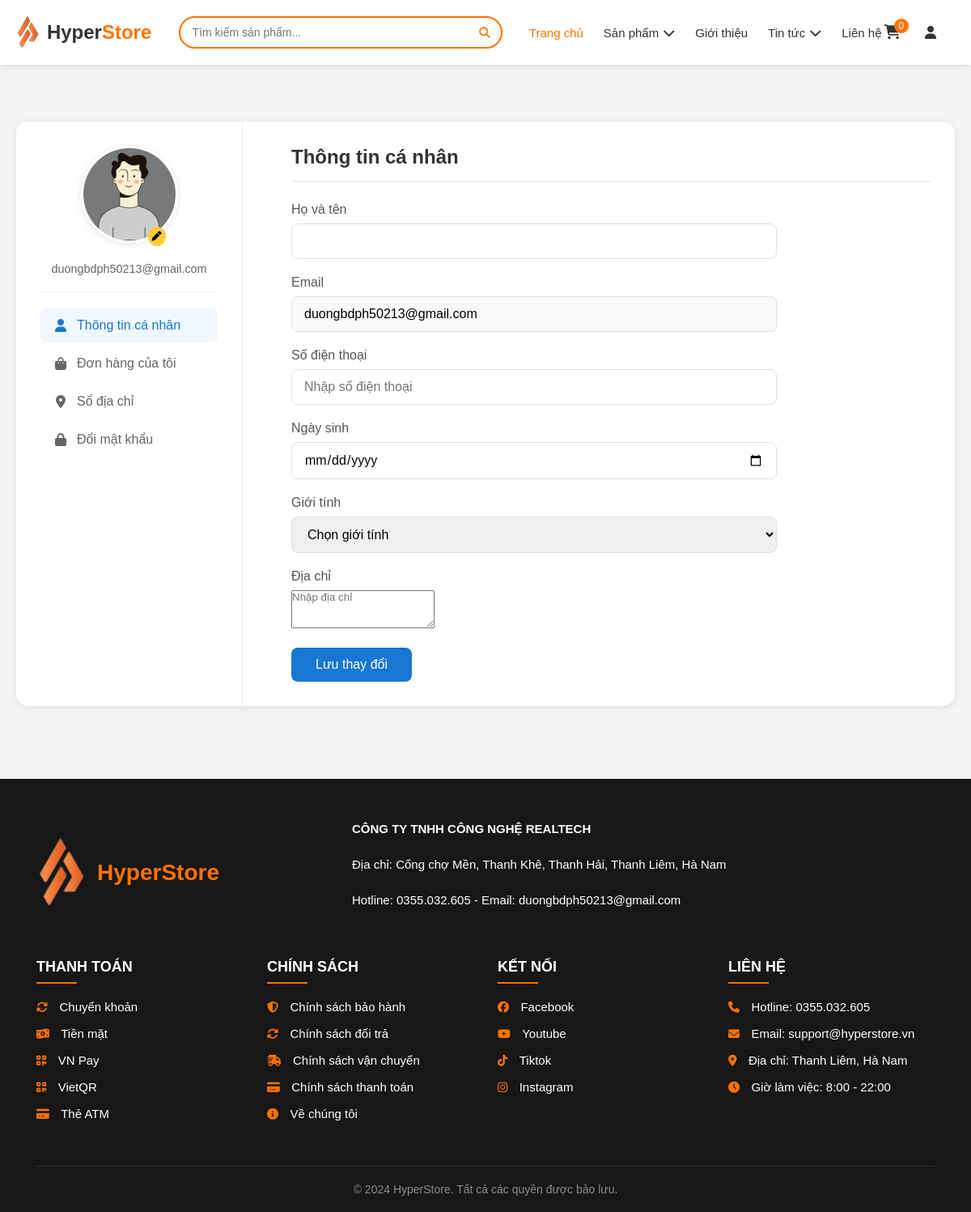
Before: /index.php?action=profile (signed in) with the older database file.
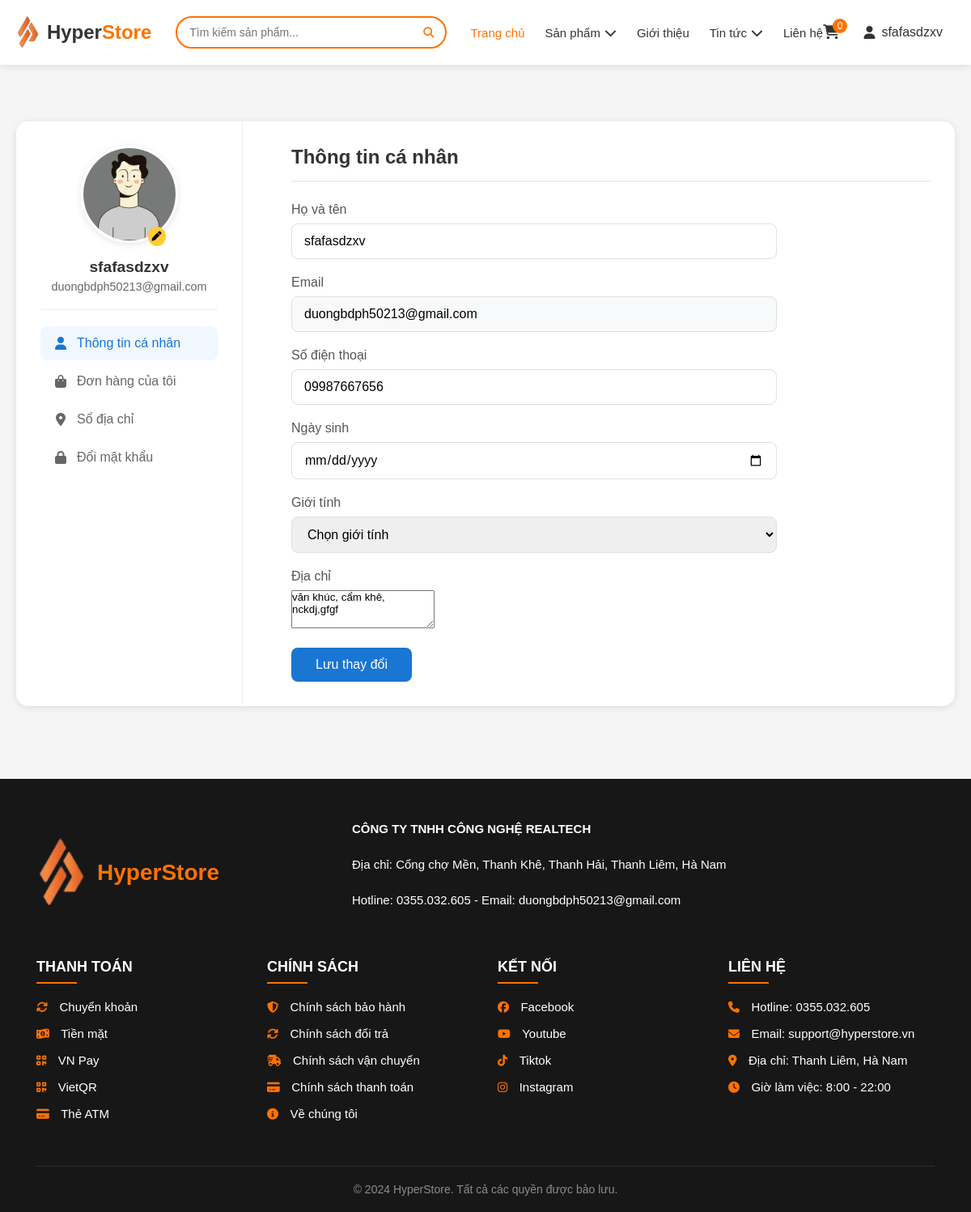
After: the same page with the newer database file.
### tables this page shows
CREATE TABLE `users` (
  `user_id` int(11) NOT NULL,
  `username` varchar(50) NOT NULL,
  `password` varchar(255) NOT NULL,
  `email` varchar(100) NOT NULL,
  `fullname` varchar(100) DEFAULT NULL,
  `phone` varchar(20) DEFAULT NULL,
  `address` text DEFAULT NULL,
  `avatar` varchar(255) DEFAULT NULL,
  `role_id` int(11) DEFAULT NULL,
  `status` tinyint(4) DEFAULT 1,
  `created_at` timestamp NOT NULL DEFAULT current_timestamp(),
  `birthday` date DEFAULT NULL,
  `gender` tinyint(1) DEFAULT NULL COMMENT '0: Nữ, 1: Nam'
);

### client/controllers/profileController.php (called while the page is built, shortened)
<?php
class ProfileController
{
    public static function profileController()
    {
        try {
            $userId = $_SESSION['user_id'];
            $profileModel = new ProfileModel();
            $user = $profileModel->getUserInfo($userId);
            require_once "client/views/profile/profile.php";
        } catch (Exception $e) {
            $_SESSION['error'] = $e->getMessage();
            header('Location: index.php');
            exit;
        }
    }
}

### client/models/profileModel.php (called while the page is built, shortened)
<?php
class ProfileModel extends MainModel
{
    private $db;
    public function __construct()
    {
        global $MainModel;
        $this->db = $MainModel->SUNNY;
    }
    public function getUserInfo($userId)
    {
        try {
            $sql = "SELECT * FROM users WHERE user_id = :userId";
            $stmt = $this->db->prepare($sql);
            $stmt->execute([':userId' => $userId]);
            return $stmt->fetch(PDO::FETCH_ASSOC);
        } catch (PDOException $e) {
            error_log("Error fetching user info: " . $e->getMessage());
            return false;
        }
    }
}

### client/commons/function.php (called while the page is built, shortened)
<?php
class MainModel
{
    public function __construct()
    {
        $this->SUNNY = $this->connect_db();
    }
    public function connect_db()
    {
        try {
            $dsn = "mysql:host=" . DB_HOST . ";dbname=" . DB_NAME;
            $SUNNY = new PDO($dsn, DB_USER, DB_PASS, PDO_OPTIONS);
            return $SUNNY;
        } catch (PDOException $e) {
            error_log("Database Connection Error: " . $e->getMessage());
            throw new Exception("Không thể kết nối đến database");
        }
    }
}
try {
    $MainModel = new MainModel();
} catch (Exception $e) {
    error_log("MainModel initialization error: " . $e->getMessage());
    die("Không thể khởi tạo kết nối database");
}

### client/views/profile/profile.php (the view, shortened to what the changed rows need)
<!DOCTYPE html>
<html lang="vi">
<head>
    <link rel="stylesheet" href="https://cdnjs.cloudflare.com/ajax/libs/font-awesome/6.5.1/css/all.min.css">
    <link rel="stylesheet" href="assets/css/client/profile.css">
</head>
<body>
    <?php include 'client/views/layout/header.php' ?>
    <main>
        <div class="container">
            <div class="profile-wrapper">
                <div class="profile-sidebar">
                    <div class="user-info">
                        <div class="avatar-wrapper">
                            <img id="avatarImage"
                                src="<?= !empty($user['avatar']) ? $user['avatar'] : 'Uploads/User/nam.jpg' ?>"
                                alt="Avatar" class="avatar">
                            <button type="button" class="btn-change-avatar"
                                onclick="document.getElementById('avatarInput').click();"><i
                                    class="fa-solid fa-pen"></i></button>
                        </div>
                        <h3><?= htmlspecialchars($user['fullname'] ?? $user['username']) ?></h3>
                        <p class="email"><?= htmlspecialchars($user['email']) ?></p>
                    </div>
                    <nav class="profile-nav">
                        <a href="#profile" class="active">
                            <i class="fas fa-user"></i>Thông tin cá nhân
                        </a>
                        <a href="index.php?action=orders">
                            <i class="fas fa-shopping-bag"></i>Đơn hàng của tôi
                        </a>
                        <a href="#address">
                            <i class="fas fa-map-marker-alt"></i>Sổ địa chỉ
                        </a>
                        <a href="#password">
                            <i class="fas fa-lock"></i>Đổi mật khẩu
                        </a>
                    </nav>
                </div>
                <div class="profile-content">
                    <div class="content-section" id="profile">
                        <h2>Thông tin cá nhân</h2>
                        <form class="profile-form" action="?action=update-profile" method="POST" enctype="multipart/form-data">
                            <div class="form-group">
                                <label>Họ và tên</label>
                                <input type="text" name="fullname" value="<?= htmlspecialchars($user['fullname'] ?? '') ?>">
                            </div>
                            <div class="form-group">
                                <label>Email</label>
                                <input type="email" value="<?= htmlspecialchars($user['email']) ?>" readonly>
                            </div>
                            <div class="form-group">
                                <label>Số điện thoại</label>
                                <input type="tel" name="phone" value="<?= htmlspecialchars($user['phone'] ?? '') ?>"
                                    placeholder="Nhập số điện thoại">
                            </div>
                            <div class="form-group">
                                <label>Ngày sinh</label>
                                <input type="date" name="birthday"
                                    value="<?= htmlspecialchars($user['birthday'] ?? '') ?>">
                            </div>
                            <div class="form-group">
                                <label>Giới tính</label>
                                <select name="gender">
                                    <option value="">Chọn giới tính</option>
                                </select>
                            </div>
                            <div class="form-group">
                                <label>Địa chỉ</label>
                                <textarea name="address" rows="3"
                                    placeholder="Nhập địa chỉ"><?= htmlspecialchars($user['address'] ?? '') ?></textarea>
                            </div>
                            <button type="submit" class="btn-save">Lưu thay đổi</button>
                        </form>
                    </div>
                </div>
            </div>
        </div>
    </main>
    <?php include 'client/views/layout/footer.php' ?>
</body>
</html>

### client/views/layout/header.php (shortened to what the changed rows need)
<!DOCTYPE html>
<html lang="en">
<head>
    <link rel="stylesheet" href="assets/css/client/header.css">
    <link rel="stylesheet" href="https://cdnjs.cloudflare.com/ajax/libs/font-awesome/6.5.1/css/all.min.css">
</head>
<body>
    <header>
        <div class="header-container">
            <a href="index.php" class="logo">
                <img src="Uploads/Logo/logo.png" alt="Hyper Store">
                <h1>Hyper<span>Store</span></h1>
            </a>
            <div class="search-bar">
                <form action="index.php" method="GET">
                    <input type="text" name="keyword" placeholder="Tìm kiếm sản phẩm..."
                        value="<?php echo isset($_GET['keyword']) ? htmlspecialchars($_GET['keyword']) : ''; ?>"
                        required minlength="2">
                    <button type="submit"><i class="fa-solid fa-magnifying-glass"></i></button>
                </form>
            </div>
            <nav class="main-nav">
                <ul>
                    <li><a href="index.php?action=home" class="active">Trang chủ</a></li>
                    <li class="has-child">
                        <a href="index.php?action=product">Sản phẩm <i class="fas fa-chevron-down"></i></a>
                    </li>
                    <li><a href="#">Giới thiệu</a></li>
                    <li class="has-child">
                        <a href="#">Tin tức <i class="fas fa-chevron-down"></i></a>
                    </li>
                    <li><a href="#">Liên hệ</a></li>
                </ul>
            </nav>
            <div class="header-actions">
                <div class="user-actions">
                    <a href="index.php?action=view-cart" class="cart-icon">
                        <i class="fas fa-shopping-cart"></i>
                        <span
                            class="count"><?php echo isset($_SESSION['cart']) ? array_sum($_SESSION['cart']) : 0; ?></span>
                    </a>
                    <?php if (isset($_SESSION['user_id'])): ?>
                    <div class="user-dropdown">
                        <a href="#" class="user-menu">
                            <i class="fas fa-user"></i>
                            <span><?php echo htmlspecialchars($_SESSION['fullname']); ?></span>
                        </a>
                    </div>
                    <?php endif; ?>
                </div>
            </div>
        </div>
    </header>
</body>
</html>

Changed rows visible on the page:
changed users "duongbdph50213@gmail.com": fullname (not shown) → "sfafasdzxv"; phone (not shown) → "09987667656"; address (not shown) → "văn khúc, cẩm khê, nckdj,gfgf"
Other visible differences:
$_SESSION['fullname']: (not shown) → "sfafasdzxv"
